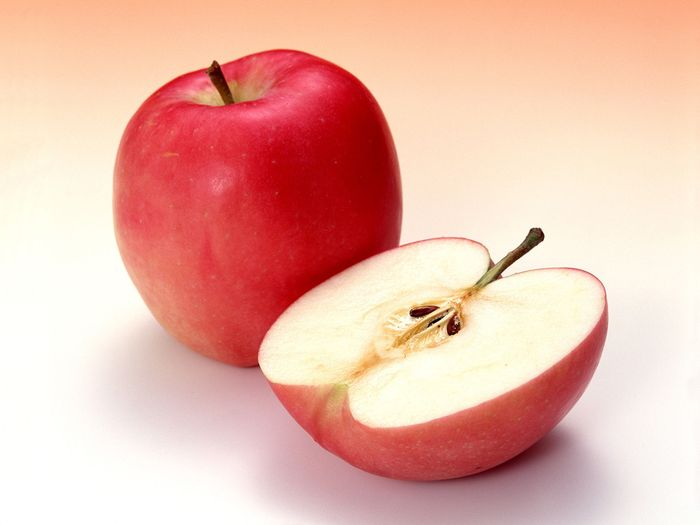
#> input picture apel.png, 700 x 525 px
$ python minggu3_brightnessv2.py
#> lines starting #> are read from the running program, lines starting #| are printed output that depends on the picture
import cv2
import numpy as np
import matplotlib.pyplot as plt

# Baca gambar
img_path = "apel.png"
img = cv2.imread(img_path)
#> img is the input picture: shape (525, 700, 3); mean B, G, R 170.1, 183.6, 234.6

# Grayscale dengan rumus luminosity
b, g, r = cv2.split(img)
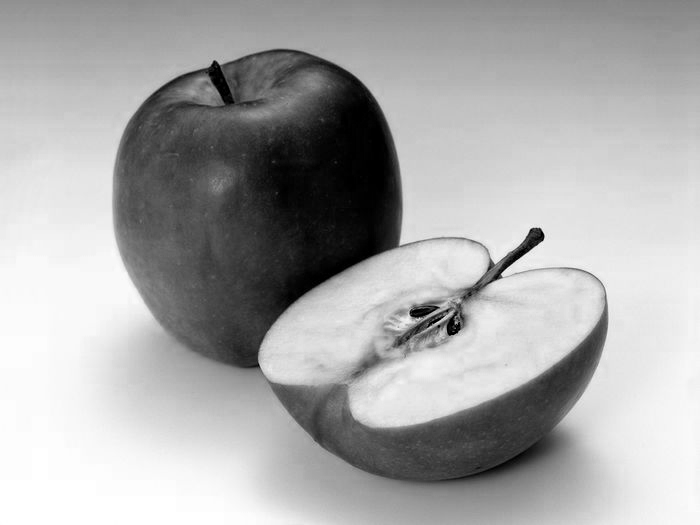
#> b: shape (525, 700); min 0, max 255, mean 170.1
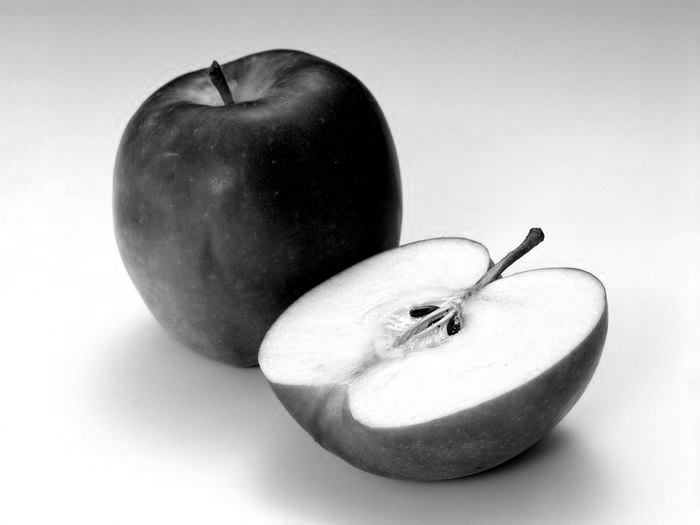
#> g: shape (525, 700); min 0, max 255, mean 183.6
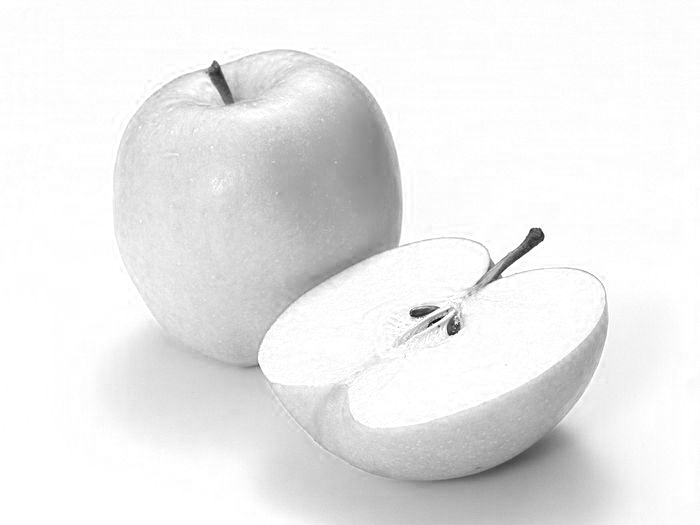
#> r: shape (525, 700); min 6, max 255, mean 234.6
grayscale = (0.299 * r + 0.587 * g + 0.114 * b).astype(np.uint8)
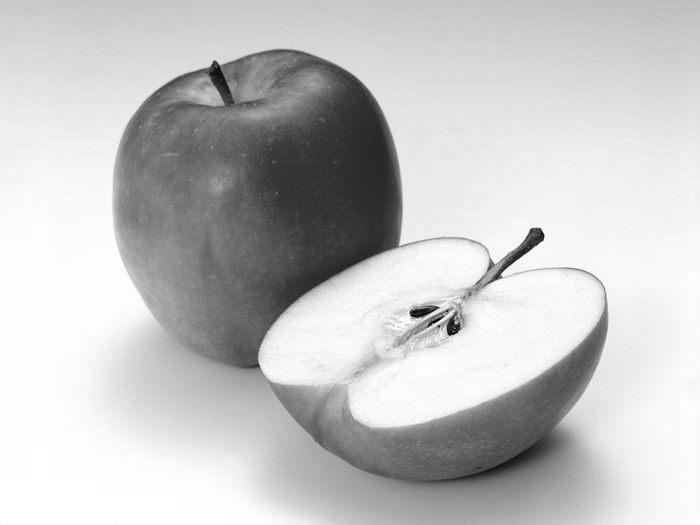
#> grayscale: shape (525, 700); min 2, max 255, mean 196.8

# Fungsi untuk brightness (bisa negatif atau positif)
def brightness_adjust(image, k):
    # konversi ke int32 agar tidak overflow, lalu clip ke [0,255]
#> called with k = -80
    bright = np.clip(image.astype(np.int32) + k, 0, 255)
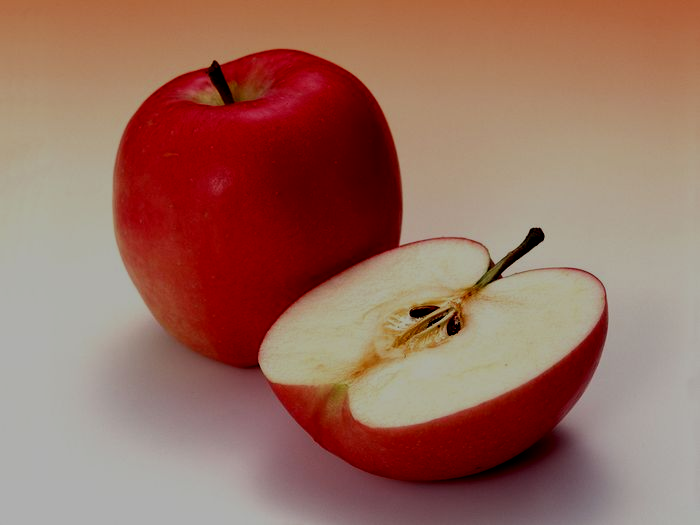
#> bright: shape (525, 700, 3) int32; mean B, G, R 96.3, 110.6, 154.6
    return bright.astype(np.uint8)

# Ubah nilai k di sini
k_value = -80   # negatif = lebih gelap, positif = lebih terang
bright_img = brightness_adjust(img, k_value)

# Fungsi untuk histogram
def plot_histogram(image, title="Histogram"):
#> called with title = 'Histogram Citra Asli'
    colors = ('b', 'g', 'r')
    if len(image.shape) == 2:  # grayscale
        plt.hist(image.ravel(), bins=256, range=(0, 256), color='gray')
    else:  # warna
        for i, col in enumerate(colors):
            plt.hist(image[:,:,i].ravel(), bins=256, range=(0, 256), color=col, alpha=0.6)
    plt.title(title)
    plt.xlabel("Pixel Intensity")
    plt.ylabel("Frequency")

# Plot hasil
plt.figure(figsize=(14, 10))

# 1. Citra Asli
plt.subplot(3, 2, 1)
plt.imshow(cv2.cvtColor(img, cv2.COLOR_BGR2RGB))
plt.title("Citra Asli")
plt.axis("off")

plt.subplot(3, 2, 2)
plot_histogram(img, title="Histogram Citra Asli")

# 2. Grayscale Luminosity
plt.subplot(3, 2, 3)
plt.imshow(grayscale, cmap='gray')
plt.title("Grayscale (Luminosity)")
plt.axis("off")

plt.subplot(3, 2, 4)
plot_histogram(grayscale, title="Histogram Grayscale")

# 3. Brightness
plt.subplot(3, 2, 5)
plt.imshow(cv2.cvtColor(bright_img, cv2.COLOR_BGR2RGB))
plt.title(f"Brightness (k={k_value})")
plt.axis("off")

plt.subplot(3, 2, 6)
plot_histogram(bright_img, title=f"Histogram Brightness (k={k_value})")

plt.tight_layout()
plt.show()
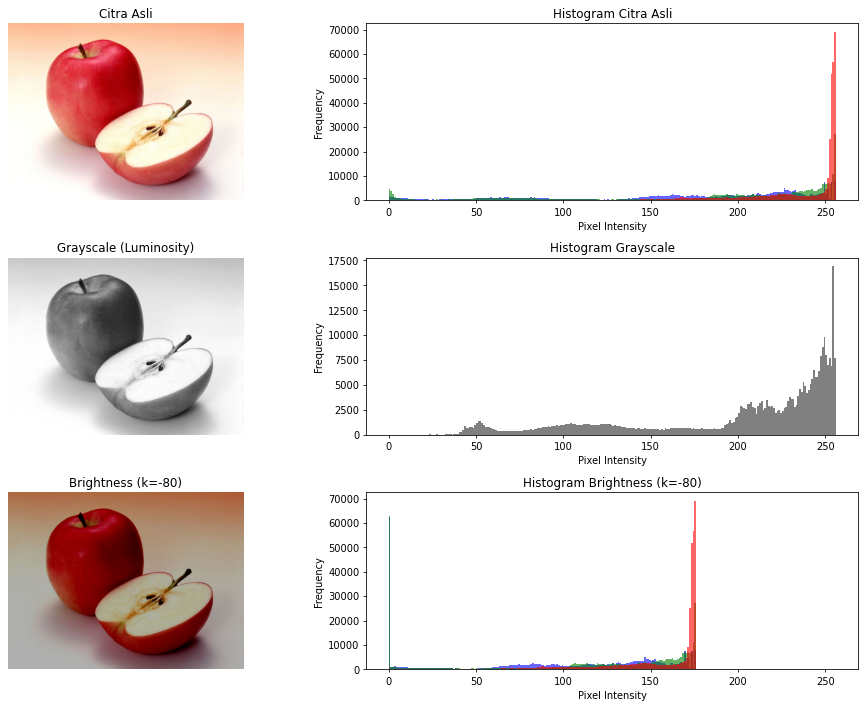
#> figure drawn by matplotlib, 6 panels; panel 2: tallest bar 7740 high, from x = 255 to 256; panel 2: tallest bar 27110 high, from x = 255 to 256; panel 2: tallest bar 69059 high, from x = 255 to 256; panel 4: tallest bar 16904 high, from x = 254 to 255
